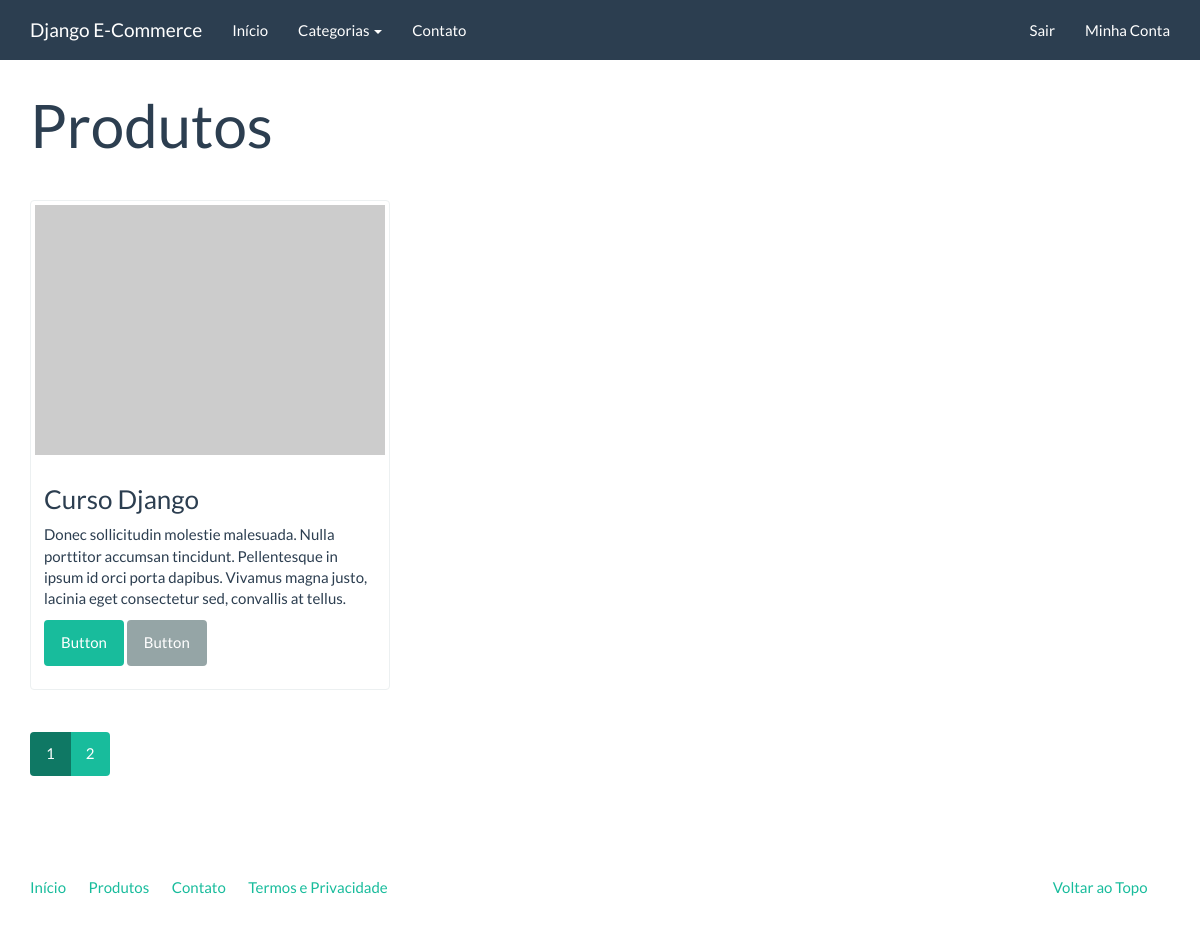
Page /catalogo/ (signed in) on the committed database.
### catalog/models.py (models this page shows)
class Product(models.Model):
    name = models.CharField('Nome', max_length=100)
    slug = models.SlugField('Identificador', max_length=100)
    category = models.ForeignKey('catalog.Category', verbose_name='Categoria')
    description = models.TextField('Descrição', blank=True)
    price = models.DecimalField('Preço', decimal_places=2, max_digits=8)
    created = models.DateTimeField('Criado em', auto_now_add=True)
    modified = models.DateTimeField('Modificado em', auto_now=True)
    class Meta:
        verbose_name = 'Produto'
        verbose_name_plural = 'Produtos'
        ordering = ['name']
    def __str__(self):
        return self.name
    def get_absolute_url(self):
        return reverse('catalog:product', kwargs={'slug': self.slug})

### catalog/views.py (the view)
class ProductListView(ListView):
    model = Product
    template_name = 'catalog/products_list.html'
    context_object_name = 'products'
    paginate_by = 1

### catalog/context_processor.py (called while the page is built)
def categories(request):
    return {
        'categories': Category.objects.all()
    }

### catalog/models.py (called while the page is built)
    def __str__(self):
        return self.name

    def get_absolute_url(self):
        return reverse('catalog:category', kwargs={'slug': self.slug})

### core/templatetags/pagination.py (called while the page is built)
@register.inclusion_tag('pagination.html')
def pagination(request, paginator, page_obj):
    context = {}
    context['paginator'] = paginator
    context['request'] = request
    context['page_obj'] = page_obj
    getvars = request.GET.copy()
    if 'page' in getvars:
        del getvars['page']
    if len(getvars) > 0:
        context['getvars'] = '&{}'.format(getvars.urlencode())
    else:
        context['getvars'] = ''
    return context

### catalog/templates/catalog/products_list.html (shortened to what this page needs)
{% extends 'base.html' %}
{% load pagination %}
{% block container %}
    <div class="page-header">
			<h1>Produtos</h1>
		</div>
		<div class="row">
			{% for product in products %}
                <div class="col-sm-6 col-md-4">
                    <div class="thumbnail">
                        <a href="{{ product.get_absolute_url }}">
                            <img src="http://placehold.it/350x250" alt="" />
                        </a>
                        <div class="caption">
                            <h3>{{ product }}</h3>
                            <p>{{ product.description|linebreaks }}</p>
                            <p><a href="{{ product.get_absolute_url }}" class="btn btn-success" role="button">Button</a> <a href="#" class="btn btn-default" role="button">Button</a></p>
                        </div>
                    </div>
                </div>
            {% endfor %}
		</div>
    {% pagination request paginator page_obj %}
{% endblock %}

### rows in the picture
Product: name "Curso Django", description "Donec sollicitudin molestie malesuada. Nulla porttitor accumsan tincidunt. Pellentesque in ipsum id orci porta dapibus. Vivamus magna justo, lacinia eget consectetur sed, convallis at tellus."

### other values in the picture
{{ page }} "1" "2"
